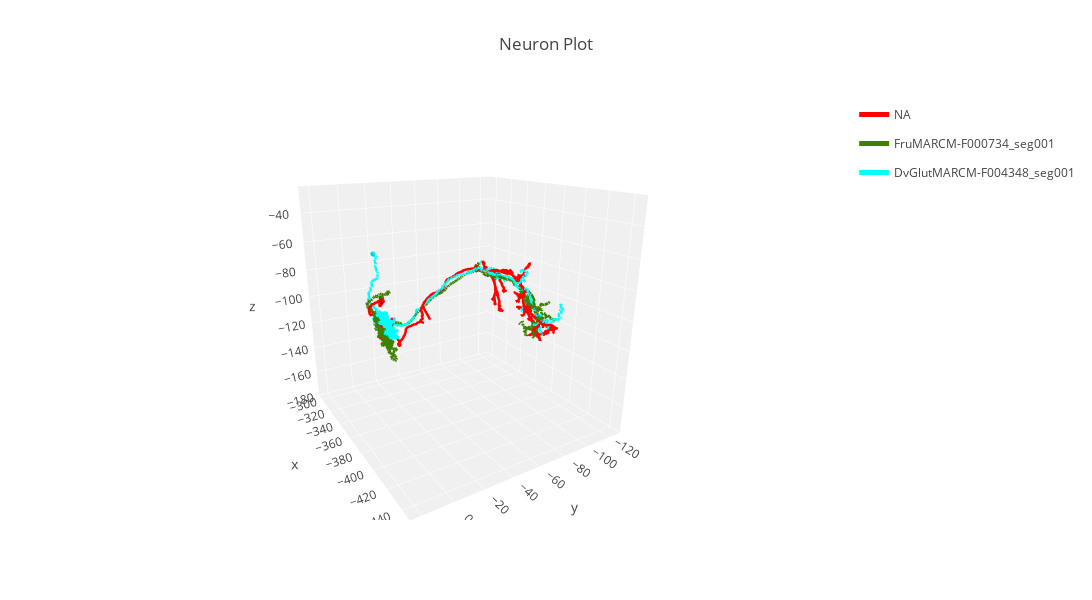

The code cell stored with this chart in its notebook:
### Code cell
pyoff.iplot(fig)

### Figure 1 — Plotly figure (JSON) as saved in the notebook; plotly's stock layout.template omitted (floating-point values rounded to 4 significant figures; data arrays with more than 128 entries replaced by an {"elided": "..."} marker saying what was removed)
{"data": [{"hoverinfo": "none", "legendgroup": "NA", "line": {"color": "rgb(255, 0.0, 0.0)", "width": 5}, "mode": "lines", "name": "NA", "showlegend": true, "type": "scatter3d", "x": {"elided": "15925 float values"}, "y": {"elided": "15925 float values"}, "z": {"elided": "15925 float values"}}, {"alphahull": 0.5, "color": "rgb(255, 0.0, 0.0)", "hoverinfo": "name", "legendgroup": "NA", "name": "NA", "showlegend": false, "type": "mesh3d", "x": [-339.2, -339.4, -338.0, -340.2, -338.3, -338.7, -340.4, -337.3, -340.2, -339.1, -337.6, -341.0, -337.5, -339.2, -340.2, -337.0, -340.7, -340.1, -339.4, -337.5, -340.9, -337.8, -339.0, -340.2, -337.5, -340.1, -338.8, -338.4, -339.9, -338.6], "y": [-11.29, -11.16, -11.02, -10.89, -10.76, -10.62, -10.49, -10.35, -10.22, -10.08, -9.947, -9.813, -9.678, -9.543, -9.409, -9.274, -9.139, -9.005, -8.87, -8.736, -8.601, -8.466, -8.332, -8.197, -8.062, -7.928, -7.793, -7.658, -7.524, -7.389], "z": [-95.89, -97.19, -95.93, -95.97, -97.64, -94.86, -97.32, -96.64, -94.97, -98.26, -95.04, -96.44, -97.68, -94.39, -98.02, -95.97, -95.36, -94.69, -98.31, -95.24, -96.19, -97.74, -94.63, -97.59, -96.27, -95.49, -97.66, -95.45, -96.6, -96.63]}, {"hoverinfo": "none", "legendgroup": "FruMARCM-F000734_seg001", "line": {"color": "rgb(63.75, 127.5, 0.0)", "width": 5}, "mode": "lines", "name": "FruMARCM-F000734_seg001", "showlegend": true, "type": "scatter3d", "x": {"elided": "4530 float values"}, "y": {"elided": "4530 float values"}, "z": {"elided": "4530 float values"}}, {"alphahull": 0.5, "color": "rgb(63.75, 127.5, 0.0)", "hoverinfo": "name", "legendgroup": "FruMARCM-F000734_seg001", "name": "FruMARCM-F000734_seg001", "showlegend": false, "type": "mesh3d", "x": [-333.9, -334.1, -332.7, -335.0, -333.1, -333.4, -335.1, -332.0, -334.9, -333.9, -332.4, -335.7, -332.3, -334.0, -334.9, -331.8, -335.5, -334.8, -334.1, -332.2, -335.6, -332.6, -333.7, -334.9, -332.2, -334.9, -333.5, -333.1, -334.6, -333.3], "y": [-13.11, -12.98, -12.84, -12.71, -12.58, -12.44, -12.31, -12.18, -12.04, -11.91, -11.78, -11.64, -11.51, -11.38, -11.24, -11.11, -10.98, -10.84, -10.71, -10.58, -10.44, -10.31, -10.18, -10.04, -9.91, -9.776, -9.643, -9.51, -9.376, -9.243], "z": [-95.29, -96.57, -95.32, -95.37, -97.02, -94.27, -96.7, -96.02, -94.38, -97.63, -94.44, -95.83, -97.06, -93.8, -97.4, -95.37, -94.76, -94.09, -97.68, -94.64, -95.58, -97.12, -94.04, -96.97, -95.66, -94.89, -97.04, -94.85, -95.99, -96.02]}, {"hoverinfo": "none", "legendgroup": "DvGlutMARCM-F004348_seg001", "line": {"color": "rgb(0.0, 255.0, 255)", "width": 5}, "mode": "lines", "name": "DvGlutMARCM-F004348_seg001", "showlegend": true, "type": "scatter3d", "x": {"elided": "4560 float values"}, "y": {"elided": "4560 float values"}, "z": {"elided": "4560 float values"}}, {"alphahull": 0.5, "color": "rgb(0.0, 255.0, 255)", "hoverinfo": "name", "legendgroup": "DvGlutMARCM-F004348_seg001", "name": "DvGlutMARCM-F004348_seg001", "showlegend": false, "type": "mesh3d", "x": [-301.1, -301.2, -299.9, -302.1, -300.2, -300.5, -302.3, -299.2, -302.0, -301.0, -299.5, -302.8, -299.4, -301.1, -302.1, -298.9, -302.6, -301.9, -301.3, -299.4, -302.7, -299.7, -300.9, -302.0, -299.4, -302.0, -300.7, -300.3, -301.7, -300.4], "y": [-21.97, -21.84, -21.71, -21.57, -21.44, -21.31, -21.17, -21.04, -20.91, -20.77, -20.64, -20.51, -20.37, -20.24, -20.11, -19.97, -19.84, -19.71, -19.57, -19.44, -19.31, -19.17, -19.04, -18.91, -18.77, -18.64, -18.51, -18.37, -18.24, -18.11], "z": [-71.71, -73.0, -71.74, -71.79, -73.44, -70.69, -73.12, -72.45, -70.8, -74.05, -70.87, -72.26, -73.48, -70.22, -73.82, -71.79, -71.18, -70.52, -74.11, -71.06, -72.01, -73.55, -70.47, -73.39, -72.09, -71.31, -73.47, -71.27, -72.41, -72.44]}], "layout": {"autosize": false, "height": 600, "scene": {"aspectmode": "manual", "aspectratio": {"x": 1, "y": 1, "z": 1}, "camera": {"eye": {"x": -1.743, "y": 1.071, "z": 0.71}, "up": {"x": 0, "y": 0, "z": 1}}, "xaxis": {"backgroundcolor": "rgb(240, 240, 240)", "gridcolor": "rgb(255, 255, 255)", "range": [-449, -292], "showbackground": true, "zerolinecolor": "rgb(255, 255, 255)"}, "yaxis": {"backgroundcolor": "rgb(240, 240, 240)", "gridcolor": "rgb(255, 255, 255)", "range": [-130, 27], "showbackground": true, "zerolinecolor": "rgb(255, 255, 255)"}, "zaxis": {"backgroundcolor": "rgb(240, 240, 240)", "gridcolor": "rgb(255, 255, 255)", "range": [-180, -22], "showbackground": true, "zerolinecolor": "rgb(255, 255, 255)"}}, "title": "Neuron Plot", "width": 1100}}
